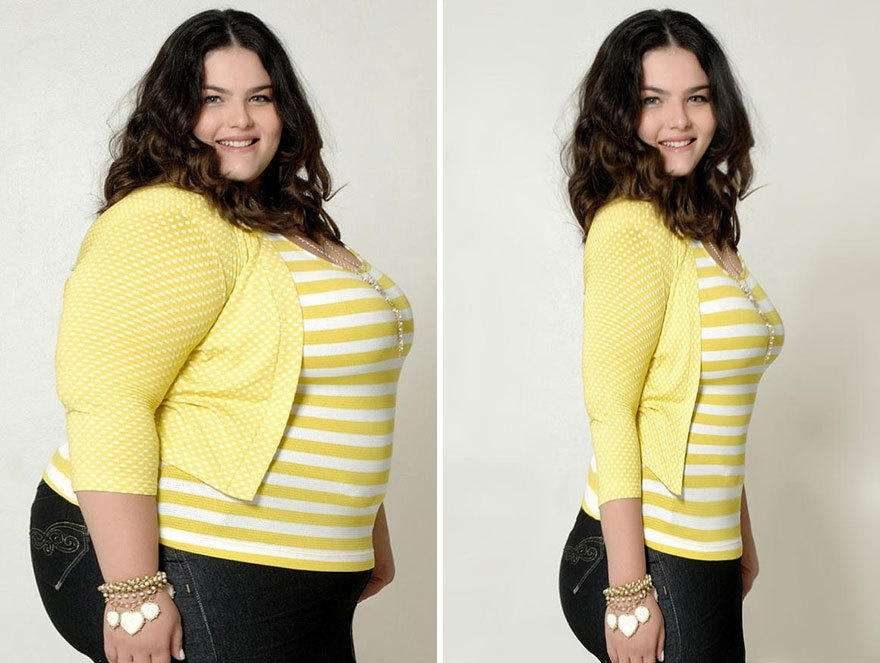
#> input picture imageProcessing/timg.jfif, 880 x 663 px
$ python readImage.py
#> lines starting #> are read from the running program, lines starting #| are printed output that depends on the picture
import numpy as np
import cv2

img = cv2.imread('timg.jfif', 0)
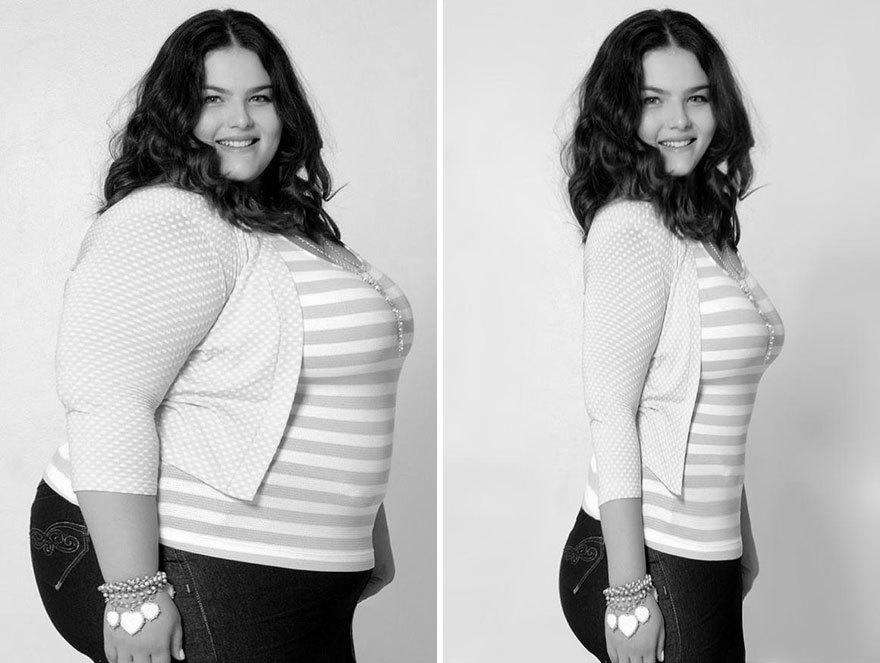
#> img: shape (663, 880); min 0, max 255, mean 181.7
cv2.namedWindow('image', cv2.WINDOW_NORMAL)
cv2.imshow('image', img)
k = cv2.waitKey(0) & 0xFF
#> (key Esc is pressed here)
if k == 27:
    cv2.destroyAllWindows()
elif k == ord('s'):
    cv2.imwrite('time.jpg', img)
    cv2.destroyAllWindows()
